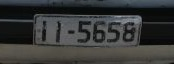
%> input picture License-Plate-detector-master/test.jpg, 174 x 64 px
$ octave number_plate_det.m   (GNU Octave 9; MATLAB toolbox functions it lacks are replaced by stand-ins)
%> lines starting %> are read from the running program, lines starting %| are printed output that depends on the picture; in (x1, y1, x2, y2) boxes, pixels count from 0 and x2, y2 are one past the last pixel; in counts of white or black regions, pixels touching at a corner belong together; the program's own positions count from 1
clc
close all;
clear;
load imgfildata;

[file,path]=uigetfile({'*.jpg;*.bmp;*.png;*.tif'},'Choose an image');
%> the answer given: test.jpg
s=[path,file];
picture=imread(s);
%> picture is the input picture: size 64x174x3 uint8; mean R, G, B 54.9, 56.4, 55.6
[~,cc]=size(picture);
%> cc = 522
picture=imresize(picture,[300 500]);
%> picture: size 300x500x3 uint8

if size(picture,3)==3
  picture=rgb2gray(picture);
%> picture: size 300x500 uint8
end
 se=strel('rectangle',[5,5]);
 a=imerode(picture,se);
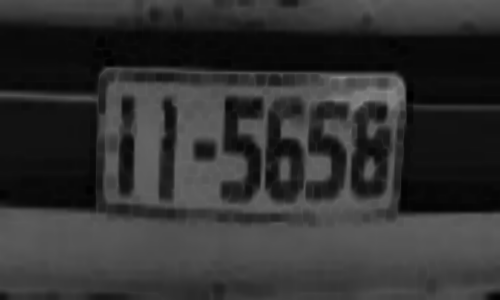
%> a: size 300x500 uint8; min 0, max 138, mean 49.7
 figure,imshow(a);
 b=imdilate(a,se);
threshold = graythresh(picture);
%> threshold = 0.192
picture =~im2bw(picture,threshold);
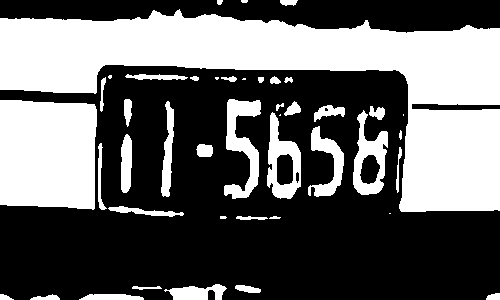
%> picture: size 300x500 logical; 39.5% white; 44 white regions (8 under 20 px), largest, box (x1, y1, x2, y2) and area: (0, 9, 500, 212) 38437, (0, 100, 97, 210) 10032, (224, 99, 261, 199) 1724
picture = bwareaopen(picture,30);
imshow(picture)
if cc>2000
    picture1=bwareaopen(picture,3500);
else
picture1=bwareaopen(picture,3000);
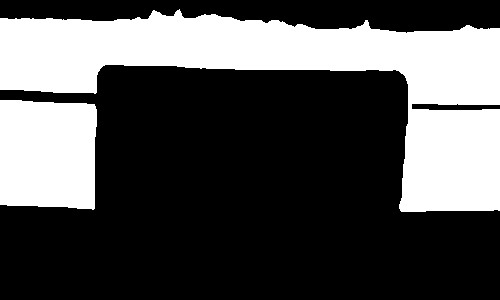
%> picture1: size 300x500 logical; 32.3% white; 2 white regions, box (x1, y1, x2, y2) and area: (0, 9, 500, 212) 38437, (0, 100, 97, 210) 10032
end
figure,imshow(picture1)
picture2=picture-picture1;
%> picture2: size 300x500 double; values 0 (black) and 1 (white), 7.1% white; 31 white regions, largest, box (x1, y1, x2, y2) and area: (224, 99, 261, 199) 1724, (267, 112, 301, 199) 1449, (353, 110, 388, 195) 1404
figure,imshow(picture2)
picture2=bwareaopen(picture2,200);
%> picture2: size 300x500 logical; 6% white; 12 white regions
figure,imshow(picture2)

[L,Ne]=bwlabel(picture2);
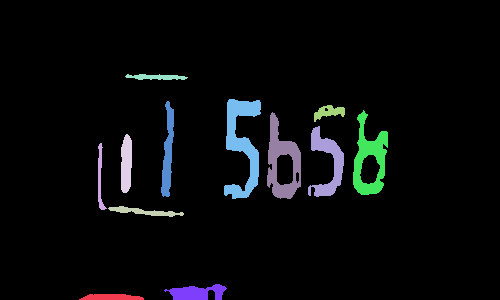
%> L: size 300x500 double; 13 distinct labels, from 0 to 12; one colour per label, 0 black
%> Ne = 12
propied=regionprops(L,'BoundingBox');
%> propied = 12 regions; largest, box (x1, y1, x2, y2): (224, 99, 261, 199), (353, 110, 388, 195), (267, 112, 301, 199), (308, 126, 344, 197), (161, 101, 174, 197)
hold on
pause(1)
for n=1:size(propied,1)
  rectangle('Position',propied(n).BoundingBox,'EdgeColor','g','LineWidth',2)
end
%> this loop made 12 passes
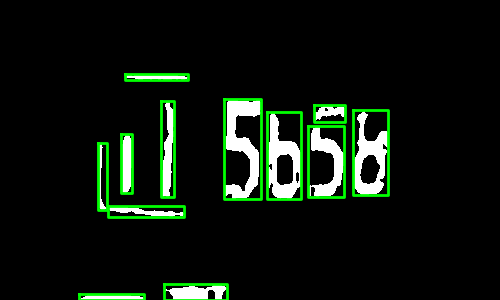
%> figure redrawn from the program's plot data
hold off

figure
final_output=[];
t=[];
for n=1:Ne
  [r,c] = find(L==n);
  n1=picture(min(r):max(r),min(c):max(c));
  n1=imresize(n1,[42,24]);
  imshow(n1)
  pause(0.2)
  x=[ ];

totalLetters=size(imgfile,2);

 for k=1:totalLetters

    y=corr2(imgfile{1,k},n1);
    x=[x y];

 end
 t=[t max(x)];
 if max(x)>.45
 z=find(x==max(x));
 out=cell2mat(imgfile(2,z));

final_output=[final_output out];
end
end
%> this loop made 12 passes
%> (t, z, out, final_output) on passes 2, 8, 9: ([0.418 0.621], 22, 'L', 'L'), ([0.418 0.621 0.333 0.284 0.329 0.44 0.316 0.592], 55, 's', 'Ls'), ([0.418 0.621 0.333 0.284 0.329 0.44 0.316 0.592 0.641], 38, 'b', 'Lsb')
%> (z, out, final_output) on pass 12: (9, '8', 'Lsb8')
%> pass 1, `n1=imresize(n1,[42,24]);`:
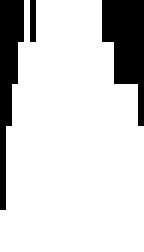
%> n1: size 42x24 logical (shown 6 times larger); 82.6% white; 3 black regions (1 under 20 px), largest, box (x1, y1, x2, y2) and area: (17, 0, 24, 21) 91, (0, 0, 4, 35) 77
%> pass 3, `n1=imresize(n1,[42,24]);`:
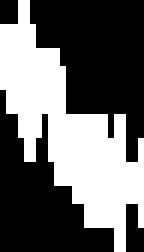
%> n1: size 42x24 logical (shown 6 times larger); 40.7% white; 1 white region, box (x1, y1, x2, y2) and area: (0, 0, 24, 42) 410

file = fopen('number_Plate.txt', 'wt');
    fprintf(file,'%s\n',final_output);
    fclose(file);
    winopen('number_Plate.txt')
